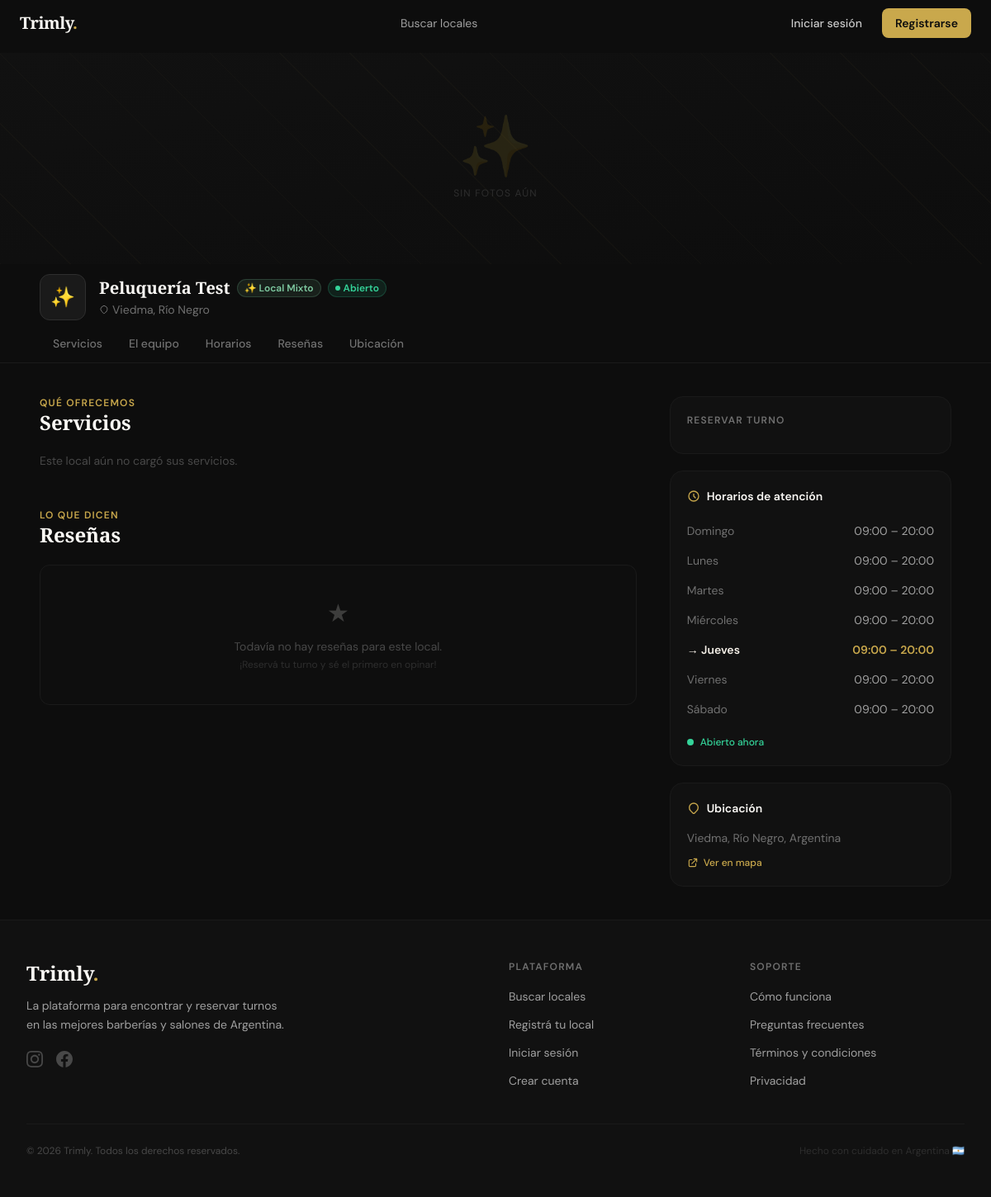
Page /trimly/local/peluqueria-test on the earlier database version.
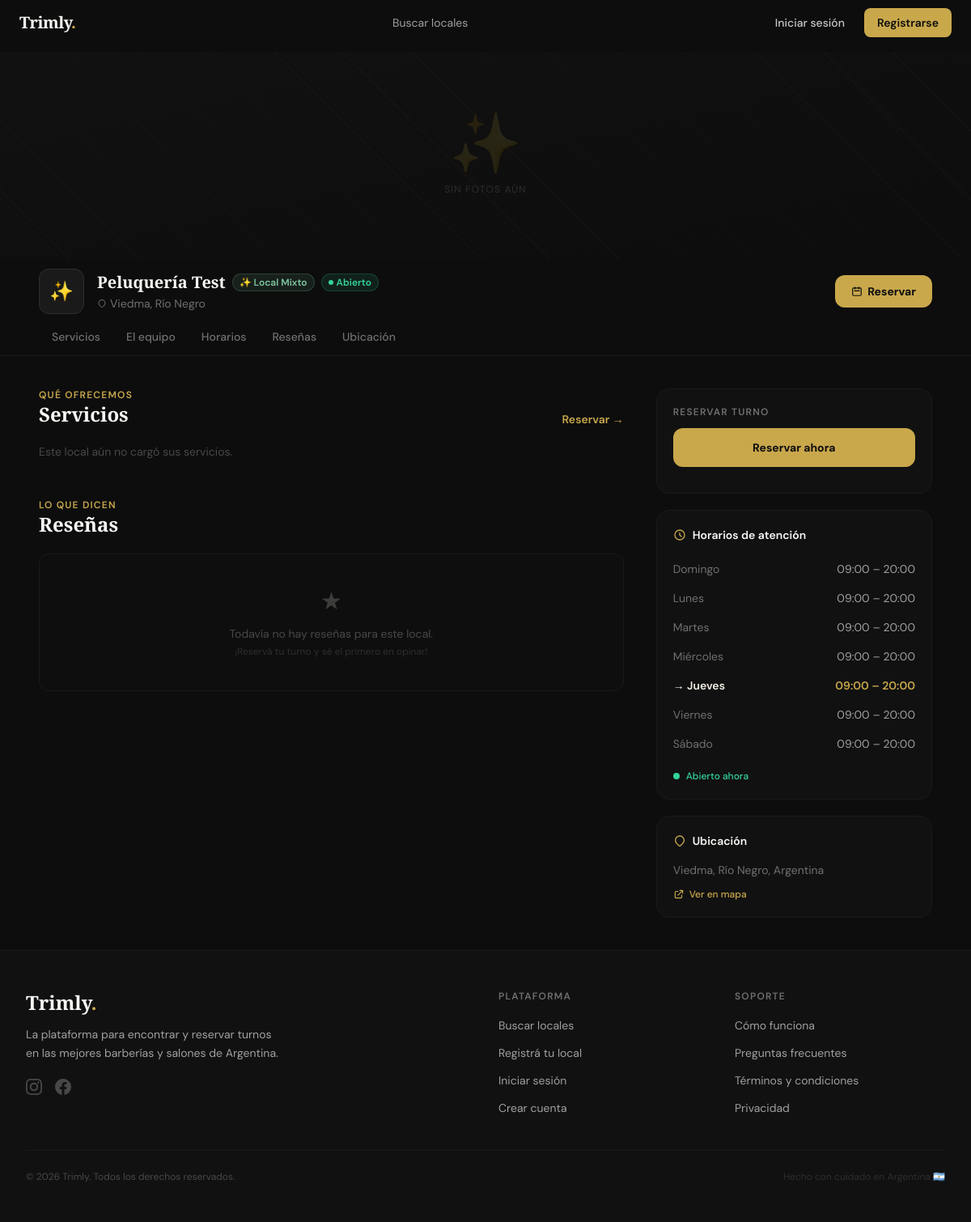
Same page on the later database version.
### app/Views/partials/header.php (called while the page is built, shortened)
<?php
$user     = $_SESSION['user'] ?? null;
?>

### app/Controllers/BaseController.php (called while the page is built, shortened)
<?php
abstract class BaseController
{
    protected function view(string $template, array $viewData = [], int $status = 200): void
    {
        require APP_PATH . '/Views/partials/layout.php';
    }
}

### app/Controllers/ShopController.php (called while the page is built, shortened)
<?php
class ShopController extends BaseController
{
    private Shop $shopModel;
    public function __construct() {
        $this->shopModel     = new Shop();
    }
    public function show(string $slug): void {
        $shop = $this->shopModel->findBySlug($slug);
        $viewKey = 'view_' . $shop['id'];
        if (empty($_SESSION[$viewKey])) {
            $this->shopModel->incrementViews($shop['id']);
        }
        $this->view('shop/show', compact('shop','photos','hoursByDay','servicesGrouped','totalServices','employees','reviews','ratingBreakdown','minPrice','canReview','isOpenNow','todayDow','isFavorite','user','reviewSort'));
    }
}

### index.php (called while the page is built, shortened)
<?php
$routes = require BASE_PATH . '/routes/web.php';
$uri  = parse_url($_SERVER['REQUEST_URI'], PHP_URL_PATH);
$base = base_path();
if ($base && str_starts_with($uri, $base)) $uri = substr($uri, strlen($base));
$uri = rtrim($uri, '/') ?: '/';
$matched = null; $params = [];
foreach ($routes as [$rMethod, $pattern, $handler, $middleware]) {
    $regex = str_contains($pattern, '{any}')
        ? str_replace('{any}', '(.*)', $pattern)
        : preg_replace('/\{[^}]+\}/', '([^/]+)', $pattern);
    $regex = '#^' . $regex . '$#u';
    if (preg_match($regex, $uri, $matches)) {
        preg_match_all('/\{([^}]+)\}/', $pattern, $paramNames);
        array_shift($matches);
        $params  = !empty($paramNames[1]) ? array_combine($paramNames[1], $matches) : [];
        $matched = [$handler, $middleware, $params];
        break;
    }
}
[$handler, $middleware, $params] = $matched;
[$controllerName, $actionName] = explode('@', $handler);
$controller = new $controllerClass();
$controller->$actionName(...array_values($params));

### app/Models/Database.php (called while the page is built, shortened)
<?php
class Database
{
    private static ?PDO $instance = null;
    public static function getInstance(): PDO
    {
        if (self::$instance === null) {
            $cfg = require BASE_PATH . '/config/database.php';
            $dsn = "mysql:host={$cfg['host']};port={$cfg['port']};dbname={$cfg['database']};charset={$cfg['charset']}";
            try {
                self::$instance = new PDO($dsn, $cfg['username'], $cfg['password'], $cfg['options']);
                self::$instance->exec("SET NAMES utf8mb4 COLLATE utf8mb4_unicode_ci");
            } catch (PDOException $e) {
                error_log('Trimly DB Error: ' . $e->getMessage());
                http_response_code(500);
                echo '<!DOCTYPE html><html><head><meta charset="UTF-8"><title>Error de conexión</title>
                <style>body{background:#0d0d0d;color:#eee;font-family:sans-serif;display:flex;align-items:center;justify-content:center;min-height:100vh;margin:0;}
                .box{text-align:center;padding:40px;border:1px solid #333;border-radius:16px;max-width:500px;}
                h1{color:#C9A84C;margin-bottom:12px;}p{color:#888;margin:8px 0;font-size:14px;}
                .err{background:#1a0000;border:1px solid #5a0000;border-radius:8px;padding:12px;margin:16px 0;font-family:monospace;font-size:13px;color:#ff6b6b;text-align:left;}</style>
                </head><body><div class="box">
                <h1>⚠ Error de base de datos</h1>
                <p>No se pudo conectar a MySQL. Verificá que:</p>
                <p>• MySQL esté corriendo en Laragon (botón verde)</p>
                <p>• La base de datos <strong>trimly</strong> exista</p>
                <p>• Las credenciales en <strong>.env</strong> sean correctas</p>
                <div class="err">' . htmlspecialchars($e->getMessage()) . '</div>
                </div></body></html>';
                exit;
            }
        }
        return self::$instance;
    }
}

### app/Models/BaseModel.php (called while the page is built, shortened)
<?php
abstract class BaseModel
{
    protected PDO    $db;
    protected string $table;
    public function __construct()
    {
        $this->db = Database::getInstance();
    }
    public function findBy(string $column, mixed $value): array|false
    {
        $st = $this->db->prepare("SELECT * FROM {$this->table} WHERE `$column` = ? LIMIT 1");
        $st->execute([$value]);
        return $st->fetch();
    }
}

### app/Models/Models.php (called while the page is built, shortened)
<?php
class Shop extends BaseModel {
    public function findBySlug(string $slug): array|false { return $this->findBy('slug', $slug); }
}

### app/Helpers/Helpers.php (called while the page is built, shortened)
<?php
function base_path(): string {
    static $base = null;
    if ($base === null) {
        $appUrl = rtrim(getenv('APP_URL') ?: 'http://localhost', '/');
        $parsed = parse_url($appUrl);
        $base   = rtrim($parsed['path'] ?? '', '/');
    }
    return $base;
}
function path(string $route = ''): string {
    return base_path() . '/' . ltrim($route, '/');
}
function e(mixed $val): string {
    return htmlspecialchars((string)($val ?? ''), ENT_QUOTES | ENT_SUBSTITUTE, 'UTF-8');
}

### app/Views/shop/show.php (the view, shortened to what the changed rows need)
<?php
$user    = $user ?? ($_SESSION['user'] ?? null);
$canBook = (($shop['status'] ?? 'active') === 'active') && (!$user || $user['role'] === 'client');
?>
<div class="pt-16">
<div class="bg-ink-900 border-b border-ink-700 sticky top-16 z-30">
    <div class="max-w-6xl mx-auto px-4 sm:px-6 py-1.5 sm:py-3">
        <div class="flex items-center gap-3 sm:gap-4">
            <div class="flex-1 min-w-0">
                <div class="flex flex-wrap items-center gap-1.5 sm:gap-2">
                    <h1 class="font-display text-base sm:text-xl font-bold text-cream-light leading-tight truncate max-w-[180px] sm:max-w-none">
                        <?= e($shop['name']) ?>
                    </h1>
                </div>
            </div>
            <div class="flex items-center gap-2 shrink-0">
            <?php if ($canBook): ?>
            <a href="<?= path('/reservar/' . e($shop['slug'])) ?>"
               class="inline-flex items-center gap-1.5 bg-gold hover:bg-gold-500 text-ink-900 font-bold px-3 sm:px-5 py-2 sm:py-2.5 rounded-xl transition-all text-xs sm:text-sm whitespace-nowrap">
                <svg class="w-3.5 h-3.5 hidden sm:block" fill="none" stroke="currentColor" viewBox="0 0 24 24">
                    <path stroke-linecap="round" stroke-linejoin="round" stroke-width="2" d="M8 7V3m8 4V3m-9 8h10M5 21h14a2 2 0 002-2V7a2 2 0 00-2-2H5a2 2 0 00-2 2v12a2 2 0 002 2z"/>
                </svg>
                Reservar
            </a>
            <?php endif; ?>
            </div>
        </div>
    </div>
</div>
<div class="max-w-6xl mx-auto px-4 sm:px-6 py-8 sm:py-10">
    <div class="grid grid-cols-1 lg:grid-cols-3 gap-8 lg:gap-10">
        <div class="lg:col-span-2 space-y-12">
            <section id="servicios" class="scroll-mt-32 sm:scroll-mt-36">
                <div class="flex items-end justify-between mb-5">
                    <div>
                        <p class="gold-line text-xs font-semibold uppercase tracking-widest text-gold-400">Qué ofrecemos</p>
                        <h2 class="font-display text-xl sm:text-2xl font-bold text-cream-light">Servicios</h2>
                    </div>
                    <?php if ($canBook): ?>
                    <a href="<?= path('/reservar/' . e($shop['slug'])) ?>"
                       class="hidden sm:inline-flex items-center gap-1.5 text-sm font-semibold text-gold hover:text-gold-300 transition-colors">
                        Reservar →
                    </a>
                    <?php endif; ?>
                </div>
            </section>
            <section id="resenas" class="scroll-mt-32 sm:scroll-mt-36">
                <div class="flex items-end justify-between mb-5">
                    <div>
                        <h2 class="font-display text-xl sm:text-2xl font-bold text-cream-light">Reseñas</h2>
                    </div>
                </div>
            </section>
        </div>
        <div class="space-y-5">
            <div class="bg-ink-800 border border-ink-700 rounded-2xl p-5 lg:sticky lg:top-[7rem] lg:max-h-[calc(100vh-8rem)] lg:overflow-y-auto">
                <p class="text-xs font-semibold uppercase tracking-widest text-ink-400 mb-3">Reservar turno</p>
                <?php if ($canBook): ?>
                <a href="<?= path('/reservar/' . e($shop['slug'])) ?>"
                   class="block w-full text-center bg-gold hover:bg-gold-500 text-ink-900 font-bold py-3 sm:py-3.5 rounded-xl transition-all hover:shadow-lg hover:shadow-gold/20 text-sm mb-3">
                    Reservar ahora
                </a>
                <?php endif; ?>
            </div>
            <?php if ($shop['address'] || $shop['city']): ?>
                <link rel="stylesheet" href="https://cdnjs.cloudflare.com/ajax/libs/leaflet/1.9.4/leaflet.min.css">
            <?php endif; ?>
        </div>
    </div>
</div>
</div>

Differences in the rows shown:
changed shops "Peluquería Test": status "pending" → "active" (drawn)
Other differences:
text now shown: "Reservar Reservar → Reservar ahora"
